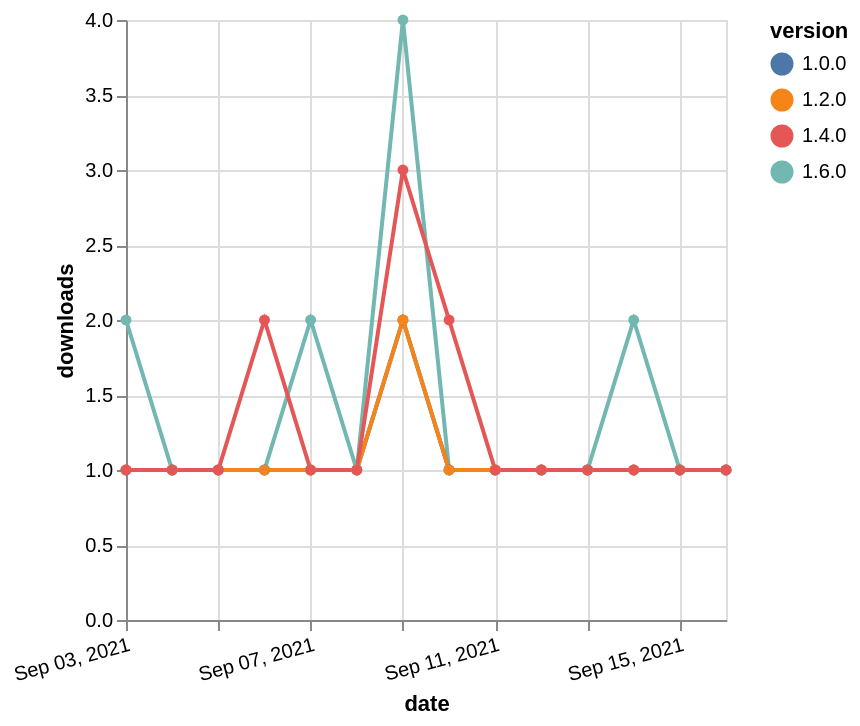

This figure's Vega-Lite source:
### Vega-Lite specification from a JSON file in a GitHub repository (floating-point values rounded to 4 significant figures)
{"$schema": "https://vega.github.io/schema/vega-lite/v5.json", "description": "A simple bar chart with embedded data.", "data": {"values": [{"date": "2021-09-03", "total": 132, "delta": 2, "version": "1.6.0"}, {"date": "2021-09-04", "total": 133, "delta": 1, "version": "1.6.0"}, {"date": "2021-09-05", "total": 134, "delta": 1, "version": "1.6.0"}, {"date": "2021-09-06", "total": 135, "delta": 1, "version": "1.6.0"}, {"date": "2021-09-07", "total": 137, "delta": 2, "version": "1.6.0"}, {"date": "2021-09-08", "total": 138, "delta": 1, "version": "1.6.0"}, {"date": "2021-09-09", "total": 142, "delta": 4, "version": "1.6.0"}, {"date": "2021-09-10", "total": 143, "delta": 1, "version": "1.6.0"}, {"date": "2021-09-11", "total": 144, "delta": 1, "version": "1.6.0"}, {"date": "2021-09-12", "total": 145, "delta": 1, "version": "1.6.0"}, {"date": "2021-09-13", "total": 146, "delta": 1, "version": "1.6.0"}, {"date": "2021-09-14", "total": 148, "delta": 2, "version": "1.6.0"}, {"date": "2021-09-15", "total": 149, "delta": 1, "version": "1.6.0"}, {"date": "2021-09-16", "total": 150, "delta": 1, "version": "1.6.0"}, {"date": "2021-09-03", "total": 210, "delta": 1, "version": "1.0.0"}, {"date": "2021-09-04", "total": 211, "delta": 1, "version": "1.0.0"}, {"date": "2021-09-05", "total": 212, "delta": 1, "version": "1.0.0"}, {"date": "2021-09-06", "total": 213, "delta": 1, "version": "1.0.0"}, {"date": "2021-09-07", "total": 214, "delta": 1, "version": "1.0.0"}, {"date": "2021-09-08", "total": 215, "delta": 1, "version": "1.0.0"}, {"date": "2021-09-09", "total": 217, "delta": 2, "version": "1.0.0"}, {"date": "2021-09-10", "total": 218, "delta": 1, "version": "1.0.0"}, {"date": "2021-09-11", "total": 219, "delta": 1, "version": "1.0.0"}, {"date": "2021-09-12", "total": 220, "delta": 1, "version": "1.0.0"}, {"date": "2021-09-13", "total": 221, "delta": 1, "version": "1.0.0"}, {"date": "2021-09-14", "total": 222, "delta": 1, "version": "1.0.0"}, {"date": "2021-09-15", "total": 223, "delta": 1, "version": "1.0.0"}, {"date": "2021-09-16", "total": 224, "delta": 1, "version": "1.0.0"}, {"date": "2021-09-03", "total": 178, "delta": 1, "version": "1.2.0"}, {"date": "2021-09-04", "total": 179, "delta": 1, "version": "1.2.0"}, {"date": "2021-09-05", "total": 180, "delta": 1, "version": "1.2.0"}, {"date": "2021-09-06", "total": 181, "delta": 1, "version": "1.2.0"}, {"date": "2021-09-07", "total": 182, "delta": 1, "version": "1.2.0"}, {"date": "2021-09-08", "total": 183, "delta": 1, "version": "1.2.0"}, {"date": "2021-09-09", "total": 185, "delta": 2, "version": "1.2.0"}, {"date": "2021-09-10", "total": 186, "delta": 1, "version": "1.2.0"}, {"date": "2021-09-11", "total": 187, "delta": 1, "version": "1.2.0"}, {"date": "2021-09-12", "total": 188, "delta": 1, "version": "1.2.0"}, {"date": "2021-09-13", "total": 189, "delta": 1, "version": "1.2.0"}, {"date": "2021-09-14", "total": 190, "delta": 1, "version": "1.2.0"}, {"date": "2021-09-15", "total": 191, "delta": 1, "version": "1.2.0"}, {"date": "2021-09-16", "total": 192, "delta": 1, "version": "1.2.0"}, {"date": "2021-09-03", "total": 207, "delta": 1, "version": "1.4.0"}, {"date": "2021-09-04", "total": 208, "delta": 1, "version": "1.4.0"}, {"date": "2021-09-05", "total": 209, "delta": 1, "version": "1.4.0"}, {"date": "2021-09-06", "total": 211, "delta": 2, "version": "1.4.0"}, {"date": "2021-09-07", "total": 212, "delta": 1, "version": "1.4.0"}, {"date": "2021-09-08", "total": 213, "delta": 1, "version": "1.4.0"}, {"date": "2021-09-09", "total": 216, "delta": 3, "version": "1.4.0"}, {"date": "2021-09-10", "total": 218, "delta": 2, "version": "1.4.0"}, {"date": "2021-09-11", "total": 219, "delta": 1, "version": "1.4.0"}, {"date": "2021-09-12", "total": 220, "delta": 1, "version": "1.4.0"}, {"date": "2021-09-13", "total": 221, "delta": 1, "version": "1.4.0"}, {"date": "2021-09-14", "total": 222, "delta": 1, "version": "1.4.0"}, {"date": "2021-09-15", "total": 223, "delta": 1, "version": "1.4.0"}, {"date": "2021-09-16", "total": 224, "delta": 1, "version": "1.4.0"}]}, "width": "container", "mark": {"type": "line", "point": {"filled": true}}, "encoding": {"x": {"field": "date", "type": "temporal", "timeUnit": "yearmonthdate", "title": "date", "axis": {"labelAngle": -15}}, "y": {"field": "delta", "type": "quantitative", "title": "downloads"}, "color": {"field": "version", "type": "nominal"}, "tooltip": {"field": "delta"}}}
